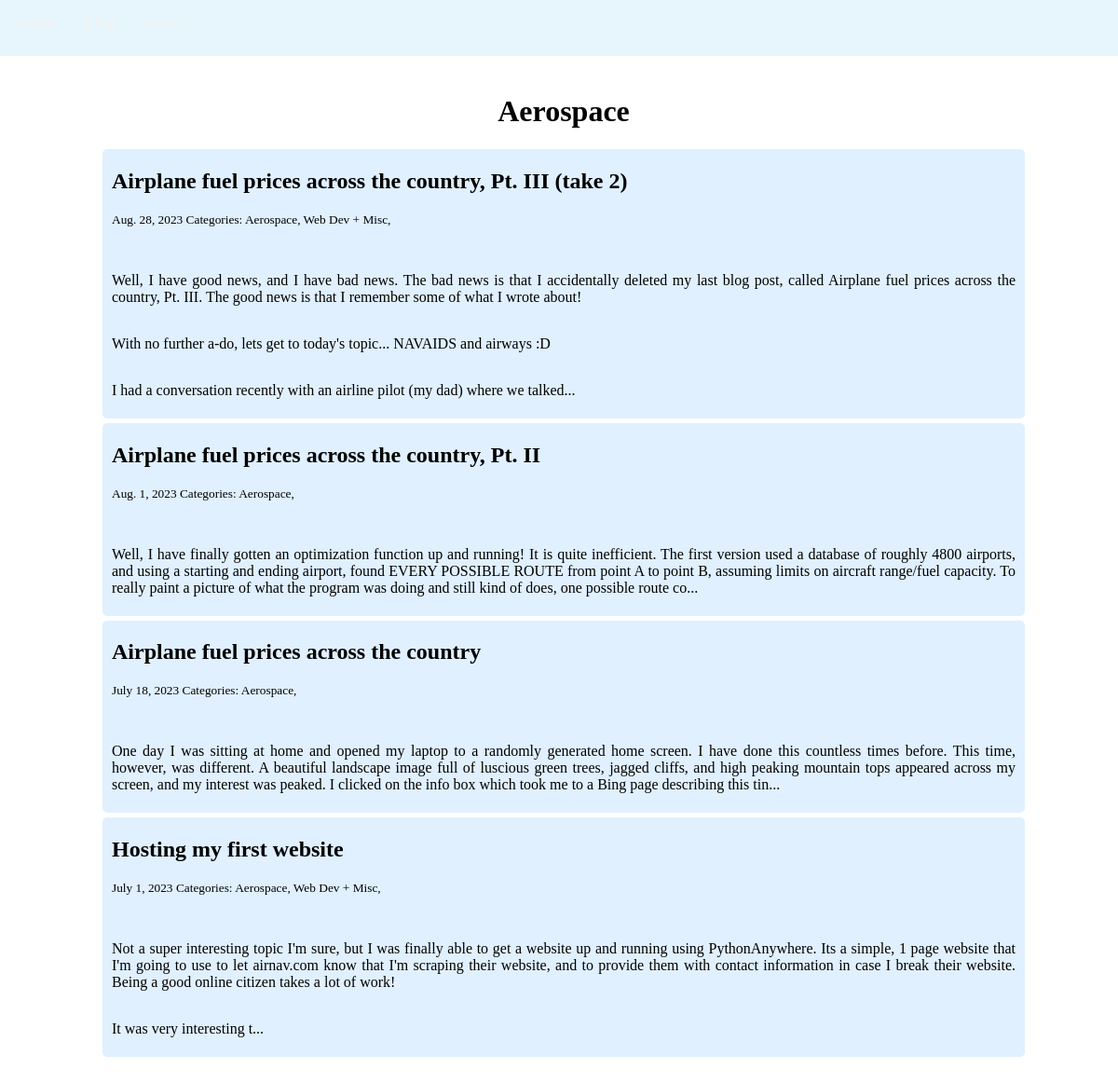
/blog/Aerospace/, run on an earlier commit of the app's database.
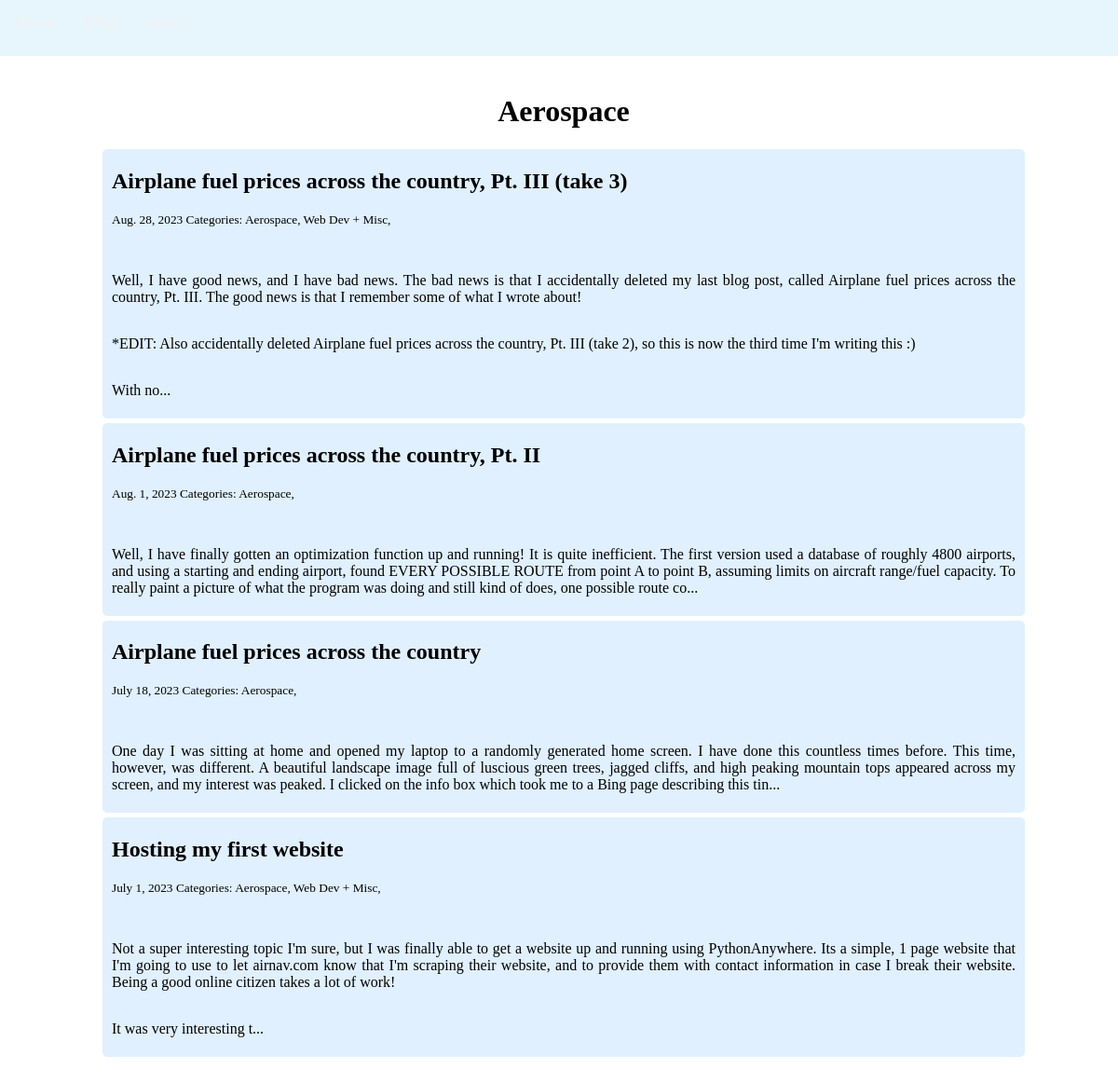
And on a later commit of the database.
### blog/models.py (models this page shows)
class Post(models.Model):
    title = models.CharField(max_length=255)
    body = models.TextField()
    created_on = models.DateTimeField(auto_now_add=True)
    last_modified = models.DateTimeField(auto_now=True)
    categories = models.ManyToManyField("category", related_name="posts")
    image = models.ImageField(upload_to='images')
    class Meta:
        ordering = ['-created_on']

### blog/views.py (the view)
# urls.py: path('<category>/', views.blog_category, name='blog_category'),
def blog_category(request, category):
    posts = Post.objects.filter(categories__name__contains=category).order_by('-created_on')
    context = {
        "posts": posts,
        "category": category
    }
    return render(request, 'blog_category.html', context)

### blog/templates/blog_category.html
{% extends 'base_generic.html' %}
{% block content %}
    <div class="blog-container">
        <h1>{{ category | title }}</h1>
        {% for post in posts %}
        <div class="blog-post">
            <h2><a href="{% url 'blog_detail' post.pk %}">{{ post.title }}</a></h2>
            <small>
                {{ post.created_on.date }}
                Categories:
                {% for category in post.categories.all %}
                <a href="{% url 'blog_category' category.name %}">
                    {{ category.name }},
                </a>
                {% endfor %}
            </small>
            <p>{{ post.body | linebreaks | slice:":400" }}...</p>
        </div>
        {% endfor %}
    </div>
{% endblock %}

What changed in the data, as far as the page shows it:
changed Post: title "Airplane fuel prices across the country, Pt. III (take 2)" → "Airplane fuel prices across the country, Pt. III (take 3)"; body "…what I wrote about! With no further a-do, lets get to today's topic... NAVAIDS and airways :D I had a conversation recently with an airline pilot (my dad) where we talked" → "…what I wrote about! *EDIT: Also accidentally deleted Airplane fuel prices across the country, Pt. III (take 2), so this is now the third time I'm writing this :) With no"
